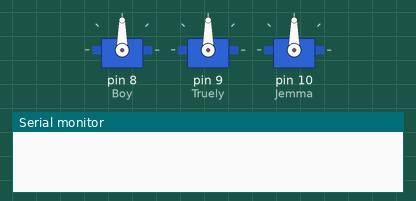
This sketch was run on a simulated Arduino Uno, built with avr-gcc and run on an emulated ATmega328P. Parts: 3 × servo, the last lines printed to the serial monitor.

Above: at 0.1 s.
At 7.27 s:
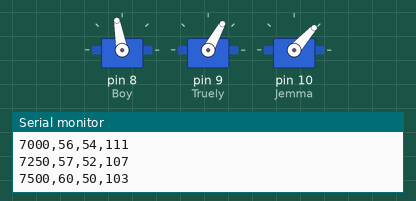
At 13.45 s:
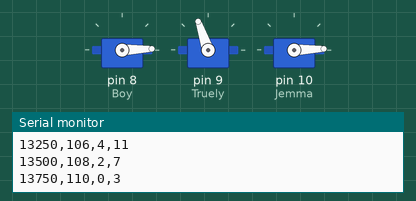
At 18.87 s:
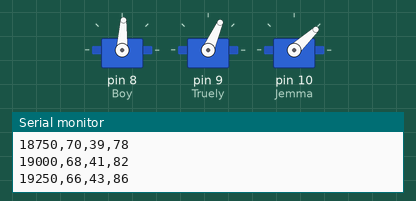
At 27.37 s:
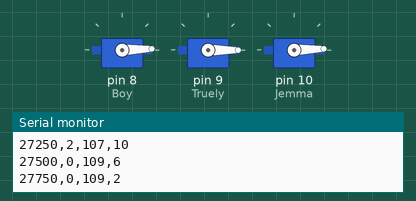
At 34.34 s:
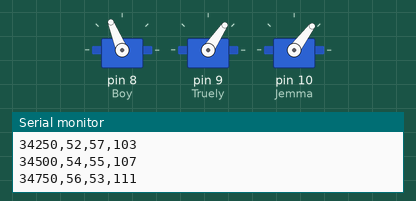
Timing chart, 0 to 40.0 s (numbered marks = the images above):
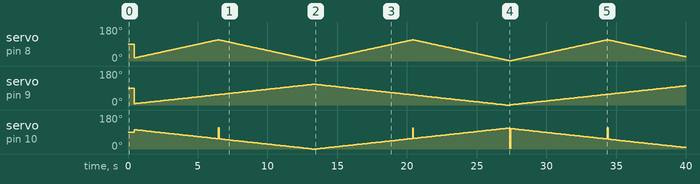

Measured:
- by itself, servo on pin 9 (Truely): 90° → 7° at 0.45 s, → 8° 0.10 s later, → 9° 0.12 s later, → 10° 0.13 s later, … (315 changes in this stretch)
- by itself, servo on pin 10 (Jemma): 90° → 102° at 0.45 s, → 101° 0.10 s later, → 100° 0.12 s later, → 99° 0.13 s later, … (336 changes in this stretch)

The sketch:

annet_mod.ino
```cpp
#include <Servo.h>

/*
 * This code written by Jeff Glass, October 31 2015. It controls 3 servos with specified behavior for a prodcution at Seatle Children's Theatre
 *
 * This program is free software: you can redistribute it and/or modify
 * it under the terms of the GNU General Public License as published by
 * the Free Software Foundation, either version 3 of the License, or
 * (at your option) any later version.
 *
 * This program is distributed in the hope that it will be useful,
 * but WITHOUT ANY WARRANTY; without even the implied warranty of
 * MERCHANTABILITY or FITNESS FOR A PARTICULAR PURPOSE.  See the
 * GNU General Public License for more details.
 *
 * You should have received a copy of the GNU General Public License
 * along with this program.  If not, see <http://www.gnu.org/licenses/>.
 */

Servo Truely;  // create servo object to control a servo
Servo Jemma;   // a maximum of eight servo objects can be created
Servo Boy;

//THE FOLLOWING 4 SETS OF VARIBLES CONTROL ALL OF THE BEHAVIOR OF THE SERVOS

//constants which define the minimum and maximum position of each servo
const long POS_T_MIN = 0;
const long POS_T_MAX = 110;
const long POS_J_MIN = 0;
const long POS_J_MAX = 110;
const long POS_B_MIN = 2;
const long POS_B_MAX = 112;

/* constants which define the time it takes for each servo to travel in one direction (i.e. half
 * the total cycle time. For convenience, these are listed in milliseconds.
 */
const long CHANGE_DURATION_T = 13750;
const long CHANGE_DURATION_J = 13750;
const long CHANGE_DURATION_B = 13750/2;

/* Constants which hold the duration of the pause at the end of each half-cycle, during which
 *  the servo holds still before reversing direction. For convenience, these are
 *  listed in milliseconds.
 */
const long PAUSE_DURATION_T = 100;
const long PAUSE_DURATION_J = 100;
const long PAUSE_DURATION_B = 100;

/*constants which hold the phase offset of each Servo. These are listed in Milliseconds of offset.
 * The servos will behave as if they started this number of milliseconds earlier than the start time.
 *Must be positive.
 */
const long PHASE_OFFSET_T = 0;
const long PHASE_OFFSET_J = CHANGE_DURATION_J + PAUSE_DURATION_J; //(one full half-cycle, to have J be opposite of T)
const long PHASE_OFFSET_B = 0;

////////Other constants, mostly derived from the above. Do not change! //////////

/*Constants to hold the duration of one "half cycle", including a rotation in one directoin and the following
 * pause. Will be useful in the calculations below
 */

const long HALF_CYCLE_T = CHANGE_DURATION_T + PAUSE_DURATION_T;
const long HALF_CYCLE_J = CHANGE_DURATION_J + PAUSE_DURATION_J;
const long HALF_CYCLE_B = CHANGE_DURATION_B + PAUSE_DURATION_B;

//Constants which hold the extent of the movement for each servo. DO NOT MODIFY, these are calculated from the above values
const long SPAN_T = POS_T_MAX - POS_T_MIN;
const long SPAN_J = POS_J_MAX - POS_J_MIN;
const long SPAN_B = POS_B_MAX - POS_B_MIN;

// variables to store the current servo positions
long posT = POS_T_MIN; //starts at 0
long posJ = POS_J_MAX; //starts at 110
long posB = POS_B_MIN; //starts at 2

//For debug purposes:
boolean printedThisSecond = false;

long mytime; //time in milliseconds since the program started. Updated every time through loop()
long START_TIME; //time that the setup finished and the loop began running. Only set once.

void setup() {
  Boy.attach(8);
  Truely.attach(9);
  Jemma.attach(10);

  delay(250); //wait 1 second after boot-up to begin the loop, to allow Servo library to fully attach.

  Serial.begin(9600);
  delay(200);

  START_TIME = millis();
}

void loop() {
  mytime = millis() + START_TIME;

  //TRUELY///////////////////////////

  long time_T = mytime + PHASE_OFFSET_T; //the "effective time" for this servo, taking into account the startup delay and phase offset
  long cycleNumber_T = int(time_T/HALF_CYCLE_T);
  long timeSinceLastDirectionChange_T = time_T - (cycleNumber_T * HALF_CYCLE_T);
  long dir = ((int(cycleNumber_T) % 2) - 0.5) * -2; //Should be 1 for an increasing rotation, and -1 for a decreasing rotation

  float percentThroughChange_T;

  if (timeSinceLastDirectionChange_T > CHANGE_DURATION_T){ //If we are at the end of a half-cycle, and in the pause-period, just write the maximum or minimum rotation value as appropriate
    if (dir > 0) {Truely.write(POS_T_MAX); posT = POS_T_MAX;}
    else {Truely.write(POS_T_MIN); posT = POS_T_MIN;}
  }
  else {
    percentThroughChange_T = float(timeSinceLastDirectionChange_T)/float(CHANGE_DURATION_T);
    if (dir > 0) posT = (SPAN_T * (percentThroughChange_T)) + POS_T_MIN;
    else posT = (POS_T_MAX - (SPAN_T * (percentThroughChange_T)));
    Truely.write(int(posT));
  }

  //JEMMA////////

  long time_J = mytime + PHASE_OFFSET_J; //the "effective time" for this servo, taking into account the startup delay and phase offset
  long cycleNumber_J = int(time_J/HALF_CYCLE_J);
  long timeSinceLastDirectionChange_J = time_J - (cycleNumber_J * HALF_CYCLE_J);
  dir = ((int(cycleNumber_J) % 2) - 0.5) * -2; //Should be 1 for an increasing rotation, and -1 for a decreasing rotation

  float percentThroughChange_J;

  if (timeSinceLastDirectionChange_J > CHANGE_DURATION_J){ //If we are at the end of a half-cycle, and in the pause-period, just write the maximum or minimum rotation value as appropriate
    if (dir > 0) {Jemma.write(POS_J_MAX); posJ = POS_J_MAX;}
    else {Jemma.write(POS_J_MIN); posJ = POS_J_MIN;}
  }
  else {
    percentThroughChange_J = float(timeSinceLastDirectionChange_J)/float(CHANGE_DURATION_J);
    if (dir > 0) posJ = (SPAN_J * (percentThroughChange_J)) + POS_J_MIN;
    else posJ = (POS_J_MAX - (SPAN_J * (percentThroughChange_J)));
    Jemma.write(int(posJ));
  }

  //BOY////////

  long time_B = mytime + PHASE_OFFSET_B; //the "effective time" for this servo, taking into account the startup delay and phase offset
  long cycleNumber_B = int(time_B/HALF_CYCLE_B);
  long timeSinceLastDirectionChange_B = time_B - (cycleNumber_B * HALF_CYCLE_B);
  dir = ((int(cycleNumber_B) % 2) - 0.5) * -2; //Should be 1 for an increasing rotation, and -1 for a decreasing rotation

  float percentThroughChange_B;

  if (timeSinceLastDirectionChange_B > CHANGE_DURATION_B){ //If we are at the end of a half-cycle, and in the pause-period, just write the maximum or minimum rotation value as appropriate
    if (dir > 0) {Jemma.write(POS_B_MAX); posB = POS_B_MAX;}
    else {Jemma.write(POS_B_MIN); posB = POS_B_MIN;}
  }
  else {
    percentThroughChange_B = float(timeSinceLastDirectionChange_B)/float(CHANGE_DURATION_B);
    if (dir > 0) posB = (SPAN_B * (percentThroughChange_B)) + POS_B_MIN;
    else posB = (POS_B_MAX - (SPAN_B * (percentThroughChange_B)));
    Boy.write(int(posB));
  }

  //END BOY//////////////////////////////

  /*
   * The following sends serial lines containing the current milliseconds since start and the position of each servo.
   * Useful for debugging. Adjust the sendEvery parameter below to control how often the arduino
   * sends a Serial message
   */

  int sendEvery = 250; //A debug message will be sent every this number of milliseconds.

  if ((mytime % sendEvery) > 0){
    printedThisSecond = true;
  }

  if ((mytime % sendEvery) == 0 && printedThisSecond == true){
    //Serial strings are fomatted as "Millisconds,Truely's Position,Jemma's Position,Boy's Position"
    Serial.print(time_T);
    Serial.print(',');
    Serial.print(posT);
    Serial.print(',');
    Serial.print(posJ);
    Serial.print(',');
    Serial.println(posB);

    printedThisSecond = false;
  }

}
```
